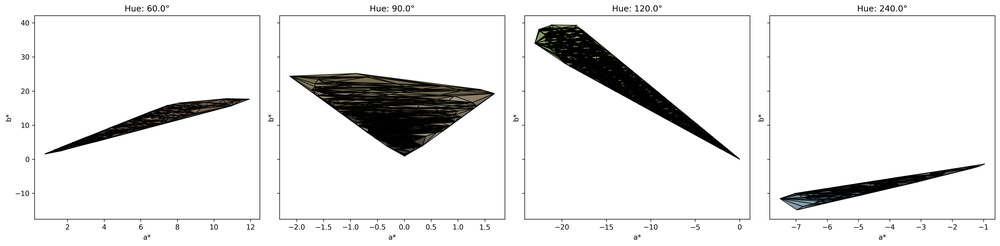
#> input picture musings/gbd/clgb_gbd_hue_intersections.png, 1000 x 246 px, shrunk from 5970 x 1466 before the run, given in place of sample1.jpg, which was not available
$ python rbf_gbd.py
#> lines starting #> are read from the running program, lines starting #| are printed output that depends on the picture
#RBF based GBD
import numpy as np
import matplotlib.pyplot as plt
from mpl_toolkits.mplot3d import Axes3D
from skimage import io, color
from scipy.interpolate import Rbf

def plot_gamut_rbf(image_path, output_path='gamut_rbf_output.png'):
#> called with image_path = 'sample1.jpg', output_path = 'gamut_rbf_output_optimized.png'
    try:
        # Load the image
        image = io.imread(image_path)
#> image is the input picture: shape (246, 1000, 4); mean R, G, B, A 234.7, 234.7, 234.3, 255

        # Downsample the image for faster processing and reduced memory usage
        downsample_factor = 10  # Increase this factor to reduce memory further
        image = image[::downsample_factor, ::downsample_factor]
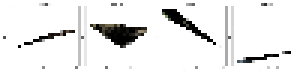
#> image: shape (25, 100, 4) (shown 3 times larger); mean R, G, B, A 235.5, 235.4, 235.1, 255

        # Convert the image from RGB to LAB color space
        lab_image = color.rgb2lab(image)

        # Reshape the image to a 2D array where each row is a color in LAB space
        lab_pixels = lab_image.reshape(-1, 3)
        L, a, b = lab_pixels[:, 0], lab_pixels[:, 1], lab_pixels[:, 2]

        # Reduce the number of grid points
        grid_size = 50  # Decrease this number to reduce memory usage
        a_grid, b_grid = np.meshgrid(np.linspace(a.min(), a.max(), grid_size),
                                     np.linspace(b.min(), b.max(), grid_size))

        # Fit RBF (Radial Basis Function) to approximate the gamut boundary
        rbf = Rbf(a, b, L, function='multiquadric', smooth=0.1)

        # Predict the L* values for the grid using the RBF
        L_grid = rbf(a_grid, b_grid)

        # Create a 3D plot
        fig = plt.figure(figsize=(10, 8))
        ax = fig.add_subplot(111, projection='3d')

        # Plot the original points
        ax.scatter(a, b, L, color=np.clip(lab_pixels / 100.0, 0, 1), s=1, alpha=0.3)

        # Plot the RBF surface
        ax.plot_surface(a_grid, b_grid, L_grid, color='cyan', alpha=0.3, edgecolor='none')

        ax.set_xlabel('a*')
        ax.set_ylabel('b*')
        ax.set_zlabel('L*')
        ax.set_title('Gamut Boundary Approximation using RBF in L*a*b* Space')

        # Save the plot without showing it
        plt.savefig(output_path)
        plt.close()
        print(f"3D RBF plot saved as {output_path}")

    except Exception as e:
        print(f"An error occurred: {e}")

# Example usage
plot_gamut_rbf('sample1.jpg', 'gamut_rbf_output_optimized.png')

$ run again, on musings/gbd/color_gamut_viewer_ss1.png
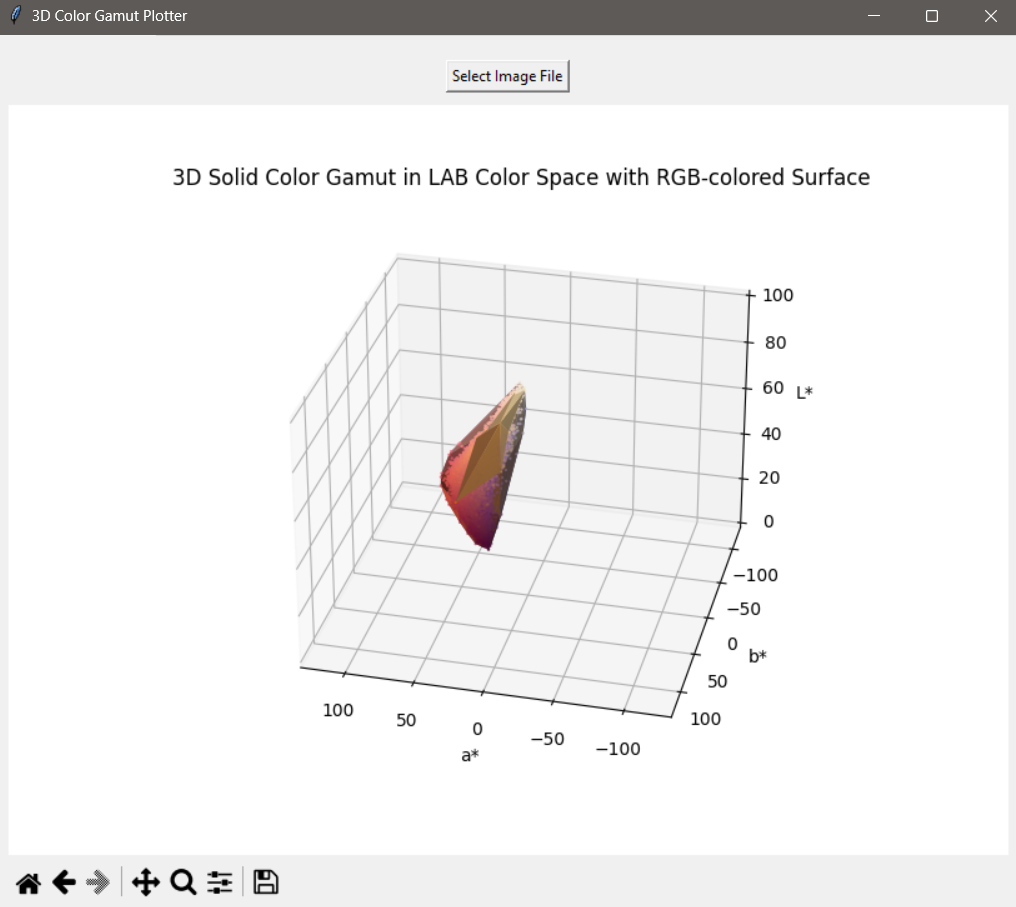
#> input picture musings/gbd/color_gamut_viewer_ss1.png, 1016 x 907 px, given in place of sample1.jpg, which was not available
#> in plot_gamut_rbf, image is the input picture: shape (907, 1016, 4); mean R, G, B, A 240.5, 239.9, 239.8, 255
#> in plot_gamut_rbf, `image = image[::downsample_factor, ::downsample_factor]`:
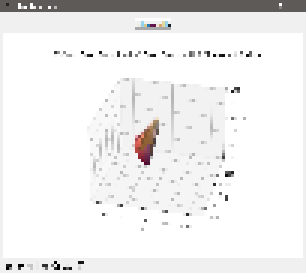
#> image: shape (91, 102, 4) (shown 3 times larger); mean R, G, B, A 239.8, 239.2, 239, 255
